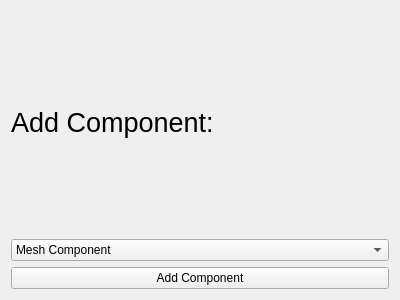
<?xml version="1.0" encoding="UTF-8"?>
<ui version="4.0">
 <class>AddComponentWidget</class>
 <widget class="QWidget" name="AddComponentWidget">
  <property name="geometry">
   <rect>
    <x>0</x>
    <y>0</y>
    <width>400</width>
    <height>300</height>
   </rect>
  </property>
  <property name="windowTitle">
   <string>Form</string>
  </property>
  <layout class="QVBoxLayout" name="verticalLayout_2">
   <item>
    <widget class="QLabel" name="label">
     <property name="font">
      <font>
       <pointsize>20</pointsize>
      </font>
     </property>
     <property name="text">
      <string>Add Component:</string>
     </property>
    </widget>
   </item>
   <item>
    <widget class="QComboBox" name="comboBox">
     <item>
      <property name="text">
       <string>Mesh Component</string>
      </property>
     </item>
     <item>
      <property name="text">
       <string>Transform Component</string>
      </property>
     </item>
     <item>
      <property name="text">
       <string>Sound Component</string>
      </property>
     </item>
    </widget>
   </item>
   <item>
    <widget class="QPushButton" name="pushButton">
     <property name="text">
      <string>Add Component</string>
     </property>
    </widget>
   </item>
  </layout>
 </widget>
 <resources/>
 <connections/>
</ui>
